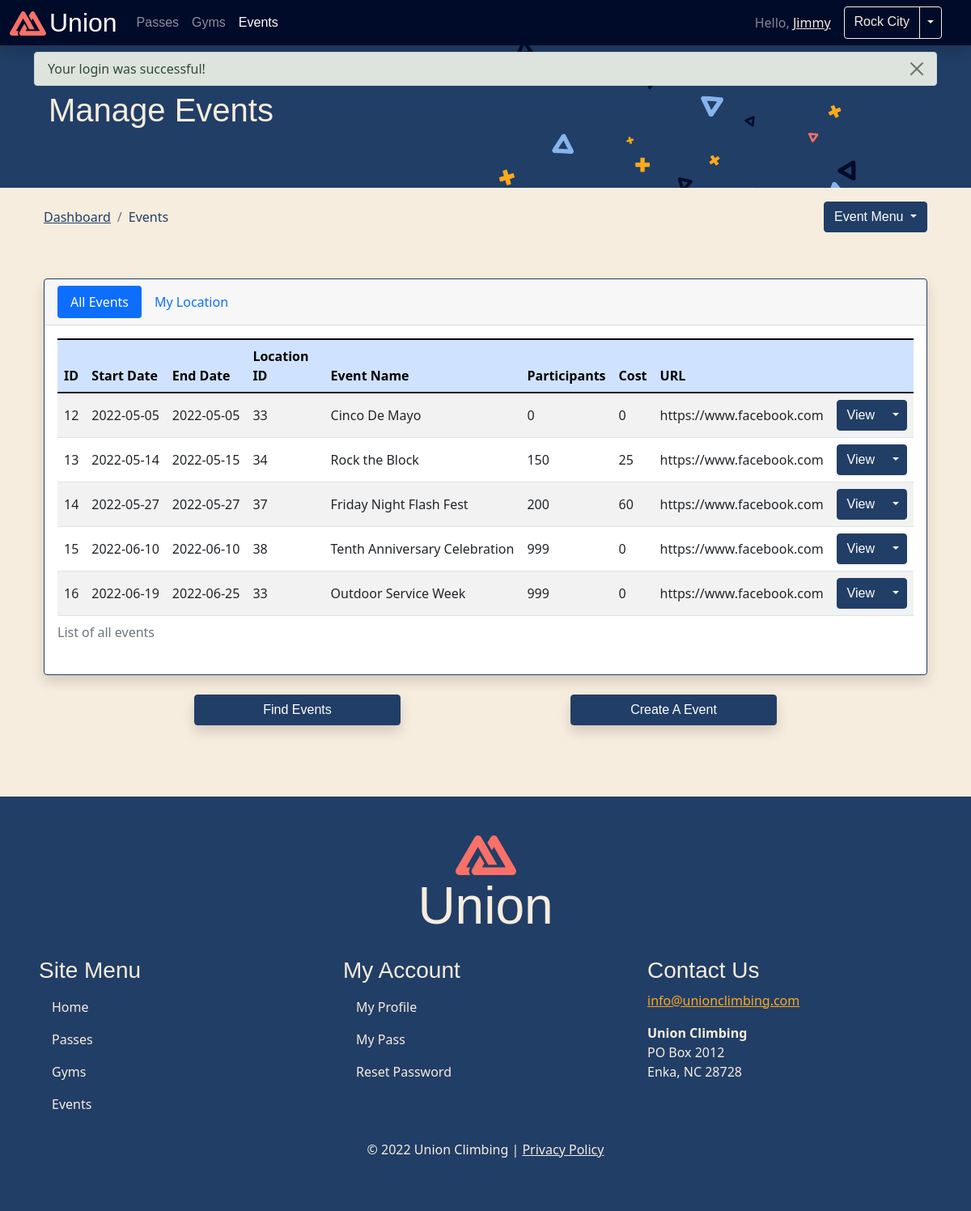
The app's page /app/shared/events/events.php (signed in) with its own data.
### tables this page shows
CREATE TABLE `events` (
  `id` int(11) NOT NULL,
  `start_date` date DEFAULT NULL,
  `end_date` date DEFAULT NULL,
  `location_id` smallint(4) DEFAULT NULL,
  `event_name` varchar(64) DEFAULT NULL,
  `participants` smallint(3) NOT NULL DEFAULT 999,
  `cost` decimal(5,2) NOT NULL DEFAULT 0.00,
  `url` varchar(128) DEFAULT NULL,
  `photo_data` longtext NOT NULL DEFAULT '"/public/upload/event/default.png"',
  `description` tinytext DEFAULT NULL
);

### private/initialize.php (called while the page is built, shortened)
<?php
  require_once('functions.php');
  require_once('status_error_functions.php');
  $session = new Session;
?>

### private/functions.php (called while the page is built, shortened)
<?php
function url_for($script_path) {
  if($script_path[0] != '/') {
    $script_path = "/" . $script_path;
  }
  return WWW_ROOT . $script_path;
}
function u($string="") {
  return h(urlencode($string));
}
function h($string="") {
  return htmlspecialchars($string);
}
function isJSON($string){
  return json_last_error() === JSON_ERROR_NONE;
}
?>

### private/classes/Session.class.php (called while the page is built, shortened)
<?php
class Session {
  private function check_stored_login() {
    if(isset($_SESSION['user_id'])) {
      $this->user_id = $_SESSION['user_id'];
      $this->access_abv = $_SESSION['access_abv'];
      $this->location = $_SESSION['location'];
    }
  }
  public function dashboard() {
        return url_for('/app/dashboard/index.php');
  }
}
?>

### private/classes/DatabaseObject.class.php (called while the page is built, shortened)
<?php
class DatabaseObject {
  static protected $database;
  static protected $table_name = "";
  static public function set_database($database) {
    self::$database = $database;
  }
  static public function find_by_sql($sql) {
    $result = self::$database->query($sql);
    $object_array = [];
    while($record = $result->fetch_assoc()) {
      $object_array[] = static::instantiate($record);
    }
    return $object_array;
  }
  static public function find_all() {
    $sql = "SELECT * FROM " . static::$table_name;
    return static::find_by_sql($sql);
  }
  static protected function instantiate($record) {
    $object = new static;
    foreach($record as $property => $value) {
      if(property_exists($object, $property)) {
        $value = isJSON($value) ? json_decode($value) : $value;
        $object->$property = $value;
      }
    }
    return $object;
  }
}
?>

### private/classes/Permission.class.php (called while the page is built, shortened)
<?php
class Permission extends DatabaseObject {
  public static function test_location_user_permission($location_id, $user_id, $permission_abv){
    $sql = "SELECT group_permissions.location_id FROM group_permissions JOIN group_users ON group_permissions.group_id = group_users.group_id WHERE group_permissions.location_id='" . parent::$database->escape_string($location_id) . "' AND group_users.user_id='" . parent::$database->escape_string($user_id) . "' AND group_permissions.permission_abv='" . parent::$database->escape_string($permission_abv) . "'";
    $result = self::$database->query($sql);
    if($result->num_rows >0) {
      return true;
    } else {
    return false;
    }
  }
}

### public/app/shared/events/events.php (the view, shortened to what this page needs)
<?php
require_once($_SERVER['DOCUMENT_ROOT'] . '/private/initialize.php');
$events = Event::find_all();
$local = $_GET['local'] ?? false;
$page_title = 'Manage Events';
include(SHARED_PATH . '/user-header.php');
?>
<header>
  <div class="p-5 bg-primary text-light">
    <div class="container-fluid py-3">
      <h1><?= $page_title ?></h1>
    </div>
  </div>
  <div class="container-md p-4">
    <div class="row justify-content-between">
      <nav aria-label="breadcrumb" class="col-auto">
        <ol class="breadcrumb">
          <li class="breadcrumb-item"><a class="link-primary" href="<?= $session->dashboard(); ?>">Dashboard</a></li>
          <li class="breadcrumb-item active text-primary" aria-current="page">Events</a></li>
        </ol>
      </nav>
      <?php
        include_once('drop_menu.php');
      ?>
    </div>
  </div>
</header>
<main class="container-md p-4" id="main">
  <div class="card shadow mx-auto mb-4">
    <div class="card-header">
      <ul class="nav nav-pills" id="pills-tab" role="tablist">
        <li class="nav-item" role="presentation">
          <button class="nav-link<?= $local ? '' : ' active'; ?>" id="pills-all-tab" data-bs-toggle="pill" data-bs-target="#pills-all" type="button" role="tab" aria-controls="pills-all" aria-selected="<?= $local ? 'false' : 'true'; ?>">All Events</button>
        </li>
        <li class="nav-item" role="presentation">
          <button class="nav-link<?= $local ? ' active' : ''; ?>" id="pills-location-tab" data-bs-toggle="pill" data-bs-target="#pills-location" type="button" role="tab" aria-controls="pills-location" aria-selected="<?= $local ? 'true' : 'false'; ?>">My Location</button>
        </li>
      </ul>
    </div>
    <div class="card-body">
      <div class="tab-content" id="pills-tabContent">
        <div class="tab-pane fade<?= $local ? '' : ' show active'; ?>" id="pills-all" role="tabpanel" aria-labelledby="pills-all-tab">
          <div class="table-responsive">
            <table class="table table-striped table-hover">
              <caption>List of all events</caption>
              <thead class="table-primary">
                <tr>
                  <th>ID</th>
                  <th>Start Date</th>
                  <th>End Date</th>
                  <th>Location ID</th>
                  <th>Event Name</th>
                  <th>Participants</th>
                  <th>Cost</th>
                  <th>URL</th>
                  <th>&nbsp;</th>
                </tr>
              </thead>
              <tbody>
                <?php foreach($events as $event) { ?>
                <tr class="align-middle text-nowrap">
                  <td><?= h($event->id) ?></td>
                  <td><?= h($event->start_date) ?></td>
                  <td><?= h($event->end_date) ?></td>
                  <td><?= h($event->location_id) ?></td>
                  <td><?= h($event->event_name) ?></td>
                  <td><?= h($event->participants) ?></td>
                  <td><?= h($event->cost) ?></td>
                  <td><?= h($event->url) ?></td>
                  <td>
                    <div class="btn-group" role="group" aria-label="event actions">
                      <a class="btn btn-primary" href="<?= url_for('/app/shared/events/view.php?id=' . u($event->id)); ?>">View</a>
                      <button type="button" class="btn btn-primary dropdown-toggle dropdown-toggle-split" data-bs-toggle="dropdown" aria-expanded="false"><span class="visually-hidden">Toggle Dropdown</span></button>
                    </div>
                  </td>
                </tr>
                <?php } ?>
              </tbody>
            </table>
          </div>
        </div>
      </div>
    </div>
  </div>
  <div class="row justify-content-evenly" role="toolbar" aria-label="Event toolbar">
    <div class="col-sm-4 col-md-3 mb-3 d-grid">
      <a class="btn shadow btn-primary" href="<?= url_for('app/shared/events/search.php'); ?>">Find Events</a>
    </div>
    <?php if(Permission::test_location_user_permission($session->location, $session->user_id, 'XE') || $session->access_abv == 'AA'){ ?>
    <div class="col-sm-4 col-md-3 mb-3 d-grid">
      <a class="btn shadow btn-primary" href="<?= url_for('app/shared/events/new.php'); ?>">Create A Event</a>
    </div>
    <?php } ?>
  </div>
</main>
<?php include(SHARED_PATH . '/user-footer.php'); ?>

### public/css/style.css (style rules this page uses)
body { background-color: #F7EDDE !important; }
.navbar li.nav-item>a.nav-link, .navbar-brand, .btn { font-family: cubano-sharp, 'Cubano Sharp', sans-serif; }
header>div:first-child { background: url(/public/img/background.png); background-size: calc(70vw + 300px); background-repeat: no-repeat; }
.card, .accordion-item { border-color: var(--bs-primary); }

### records on screen
events: id "12", start_date "2022-05-05", end_date "2022-05-05", location "33", event_name "Cinco De Mayo", participants "0", cost "0", url "https://www.facebook.com"
events: id "13", start_date "2022-05-14", end_date "2022-05-15", location "34", event_name "Rock the Block", participants "150", cost "25", url "https://www.facebook.com"
events: id "14", start_date "2022-05-27", end_date "2022-05-27", location "37", event_name "Friday Night Flash Fest", participants "200", cost "60", url "https://www.facebook.com"
events: id "15", start_date "2022-06-10", end_date "2022-06-10", location "38", event_name "Tenth Anniversary Celebration", participants "999", cost "0", url "https://www.facebook.com"
events: id "16", start_date "2022-06-19", end_date "2022-06-25", location "33", event_name "Outdoor Service Week", participants "999", cost "0", url "https://www.facebook.com"

### other values on screen
$session->name "Jimmy"
$session->gym_name "Rock City"
$msg "Your login was successful!"
$page_title "Manage Events"
